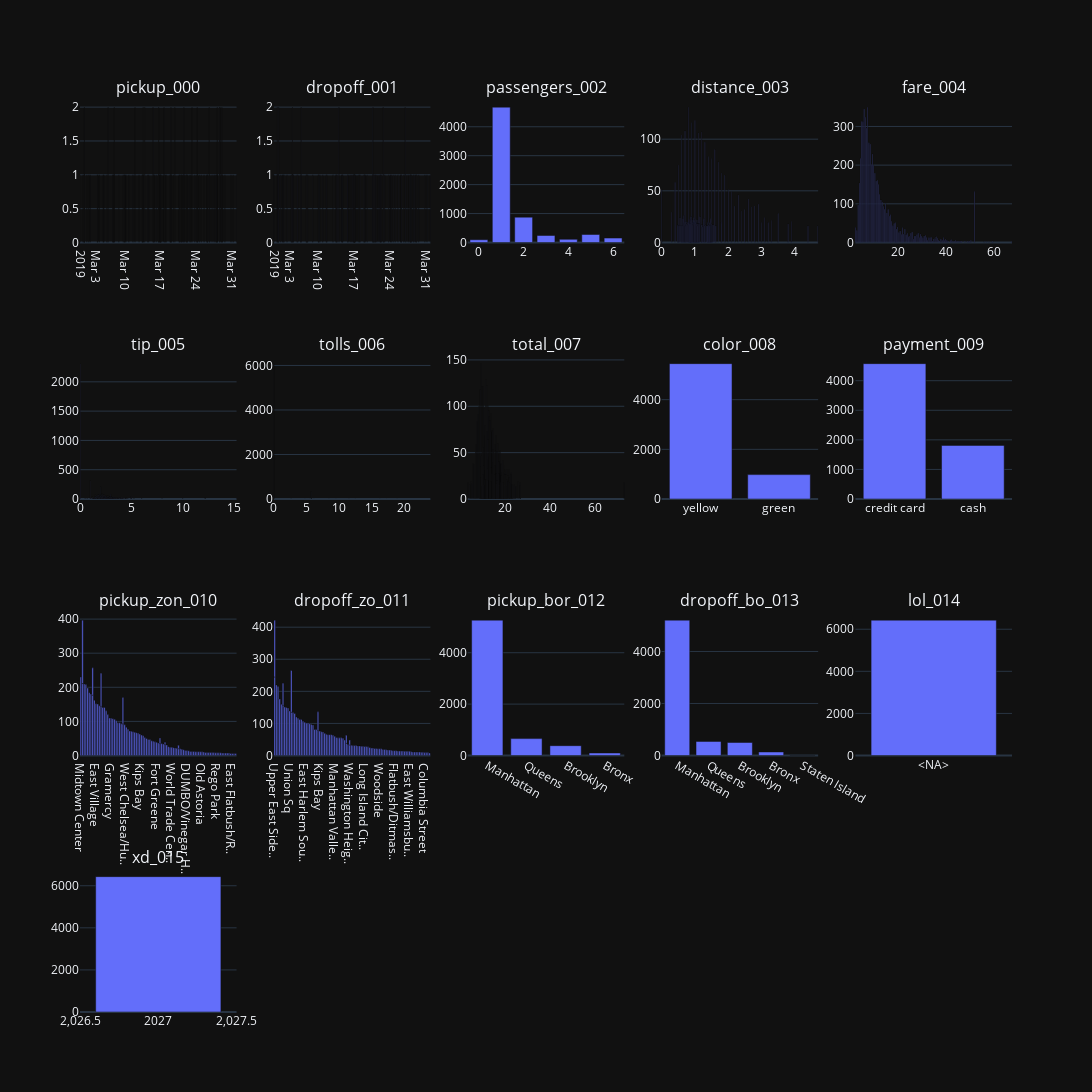

Notebook code for this chart:
### Markdown cell above
### <a id='toc1_3_2_'></a>[describe_df()](#toc0_)

### Code cell
df["lol"] = np.nan
df["xd"]=2027
df["lol"] = df["lol"].astype("float64")

display(df)

tbl.describe_df(
    df,
    # "taxis",
    use_columns=False,
    # renderer="svg",
    top_n_uniques=10,
    top_n_chars_in_columns=10,
    top_n_chars_in_index=15,
)

### Figure 1 — Plotly figure (JSON) as saved in the notebook; plotly's stock layout.template omitted (floating-point values rounded to 4 significant figures)
{"data": [{"hovertemplate": "x=%{x}<br>y=%{y}<extra></extra>", "legendgroup": "", "marker": {"color": "#636efa", "pattern": {"shape": ""}}, "name": "", "orientation": "v", "showlegend": false, "textposition": "auto", "type": "bar", "x": ["2019-03-13 10:57:06", "2019-03-21 08:59:27", "2019-03-01 23:48:39", "2019-03-28 08:21:02", "2019-03-07 19:54:40", "2019-03-24 00:12:23", "2019-03-16 10:37:52", "2019-03-13 17:27:27", "2019-03-22 23:15:20", "2019-03-26 08:02:40", "2019-03-18 20:39:17", "2019-03-27 21:37:43", "2019-03-11 20:28:00", "2019-03-28 18:47:12", "2019-03-15 08:39:34", "2019-03-28 10:05:08", "2019-03-19 14:40:14", "2019-03-06 14:40:57", "2019-03-17 12:10:05", "2019-03-22 12:47:13", "2019-03-16 10:02:25", "2019-03-08 16:18:37", "2019-03-23 11:48:50", "2019-03-10 01:23:59", "2019-03-26 21:07:31", "2019-03-11 10:37:23", "2019-03-30 13:27:42", "2019-03-27 17:53:01", "2019-03-18 21:27:14", "2019-03-20 19:39:42", "2019-03-21 03:37:34", "2019-03-19 07:55:25", "2019-03-27 12:13:34", "2019-03-16 17:53:34", "2019-03-15 12:36:05", "2019-03-23 20:50:49", "2019-03-27 06:28:36", "2019-03-25 22:04:25", "2019-03-25 08:01:01", "2019-03-25 23:05:54", "2019-03-28 17:20:54", "2019-03-04 12:15:39", "2019-03-07 15:15:46", "2019-03-07 16:49:01", "2019-03-03 02:45:36", "2019-03-16 20:30:36", "2019-03-20 12:25:31", "2019-03-06 08:09:03", "2019-03-10 15:14:20", "2019-03-01 02:55:55", "2019-03-17 19:24:50", "2019-03-20 22:29:32", "2019-03-21 10:48:02", "2019-03-01 17:39:58", "2019-03-22 17:28:51", "2019-03-21 18:41:58", "2019-03-18 16:03:14", "2019-03-25 22:50:56", "2019-03-02 10:47:45", "2019-03-24 18:42:56", "2019-03-30 23:59:14", "2019-03-27 19:39:16", "2019-03-14 07:19:29", "2019-03-07 11:19:21", "2019-03-20 11:40:59", "2019-03-13 06:17:45", "2019-03-24 09:53:28", "2019-03-09 19:54:40", "2019-03-04 21:35:00", "2019-03-17 01:28:28", "2019-03-21 21:30:05", "2019-03-20 18:49:24", "2019-03-24 01:13:51", "2019-03-14 12:11:52", "2019-03-05 17:57:00", "2019-03-17 13:55:43", "2019-03-01 23:21:01", "2019-03-09 19:24:01", "2019-03-01 22:49:54", "2019-03-13 10:55:10", "2019-03-21 23:33:55", "2019-03-28 21:59:44", "2019-03-26 10:14:55", "2019-03-02 19:08:25", "2019-03-15 13:42:03", "2019-03-04 13:39:06", "2019-03-22 02:22:01", "2019-03-31 15:43:37", "2019-03-27 19:27:17", "2019-03-13 07:34:09", "2019-03-12 15:44:53", "2019-03-29 08:48:46", "2019-03-16 16:36:34", "2019-03-16 17:38:47", "2019-03-09 13:42:08", "2019-03-05 15:41:23", "2019-03-18 19:57:00", "2019-03-17 22:47:36", "2019-03-15 23:46:05", "2019-03-16 18:57:19"], "xaxis": "x", "y": [2, 2, 2, 2, 2, 2, 2, 2, 2, 2, 2, 2, 2, 2, 2, 2, 2, 2, 2, 1, 1, 1, 1, 1, 1, 1, 1, 1, 1, 1, 1, 1, 1, 1, 1, 1, 1, 1, 1, 1, 1, 1, 1, 1, 1, 1, 1, 1, 1, 1, 1, 1, 1, 1, 1, 1, 1, 1, 1, 1, 1, 1, 1, 1, 1, 1, 1, 1, 1, 1, 1, 1, 1, 1, 1, 1, 1, 1, 1, 1, 1, 1, 1, 1, 1, 1, 1, 1, 1, 1, 1, 1, 1, 1, 1, 1, 1, 1, 1, 1], "yaxis": "y"}, {"hovertemplate": "x=%{x}<br>y=%{y}<extra></extra>", "legendgroup": "", "marker": {"color": "#636efa", "pattern": {"shape": ""}}, "name": "", "orientation": "v", "showlegend": false, "textposition": "auto", "type": "bar", "x": ["2019-03-04 18:08:13", "2019-03-01 19:18:55", "2019-03-06 10:54:59", "2019-03-02 00:58:26", "2019-03-26 17:39:56", "2019-03-13 19:39:35", "2019-03-22 11:06:48", "2019-03-20 10:38:15", "2019-03-26 21:17:29", "2019-03-16 10:22:29", "2019-03-08 16:26:57", "2019-03-23 12:06:14", "2019-03-22 12:58:17", "2019-03-10 01:49:51", "2019-03-11 10:47:31", "2019-03-30 13:37:14", "2019-03-18 21:34:16", "2019-03-27 18:00:25", "2019-03-20 19:45:36", "2019-03-15 12:54:28", "2019-03-19 08:09:17", "2019-03-27 12:25:48", "2019-03-16 18:13:57", "2019-03-25 08:13:27", "2019-03-23 21:02:07", "2019-03-27 06:38:10", "2019-03-25 22:11:30", "2019-03-21 03:44:13", "2019-03-25 23:11:13", "2019-03-28 17:55:57", "2019-03-24 10:01:22", "2019-03-04 12:26:53", "2019-03-20 12:06:41", "2019-03-07 16:57:07", "2019-03-03 03:02:14", "2019-03-16 20:46:22", "2019-03-20 12:45:02", "2019-03-06 08:27:11", "2019-03-10 15:20:17", "2019-03-01 02:57:59", "2019-03-17 19:29:58", "2019-03-20 22:32:24", "2019-03-21 10:57:45", "2019-03-01 18:04:46", "2019-03-22 17:33:51", "2019-03-21 19:15:25", "2019-03-18 16:10:36", "2019-03-25 22:59:51", "2019-03-07 15:50:14", "2019-03-24 19:09:00", "2019-03-30 23:59:17", "2019-03-27 20:00:26", "2019-03-14 07:45:51", "2019-03-07 11:39:09", "2019-03-04 21:53:42", "2019-03-13 06:21:54", "2019-03-02 10:56:08", "2019-03-17 22:55:32", "2019-03-16 17:56:04", "2019-03-29 08:56:07", "2019-03-20 19:12:40", "2019-03-24 01:24:00", "2019-03-14 12:40:54", "2019-03-05 18:45:25", "2019-03-17 14:01:39", "2019-03-01 23:46:28", "2019-03-09 19:33:32", "2019-03-01 22:53:32", "2019-03-13 11:23:25", "2019-03-21 23:36:39", "2019-03-28 22:04:04", "2019-03-26 10:26:58", "2019-03-02 19:31:42", "2019-03-15 13:49:00", "2019-03-04 13:58:52", "2019-03-22 02:30:21", "2019-03-31 15:53:39", "2019-03-27 19:48:47", "2019-03-13 07:38:18", "2019-03-12 16:02:05", "2019-03-02 23:17:34", "2019-03-21 21:39:03", "2019-03-17 02:04:54", "2019-03-05 15:46:30", "2019-03-16 16:54:50", "2019-03-18 20:06:22", "2019-03-28 11:49:30", "2019-03-15 23:59:52", "2019-03-16 19:00:16", "2019-03-14 12:08:32", "2019-03-16 21:21:58", "2019-03-09 20:07:27", "2019-03-03 16:48:36", "2019-03-04 20:24:14", "2019-03-28 23:16:56", "2019-03-16 05:08:20", "2019-03-27 22:41:40", "2019-03-07 11:05:01", "2019-03-11 08:47:21", "2019-03-28 07:41:14"], "xaxis": "x2", "y": [2, 2, 2, 2, 2, 2, 2, 2, 1, 1, 1, 1, 1, 1, 1, 1, 1, 1, 1, 1, 1, 1, 1, 1, 1, 1, 1, 1, 1, 1, 1, 1, 1, 1, 1, 1, 1, 1, 1, 1, 1, 1, 1, 1, 1, 1, 1, 1, 1, 1, 1, 1, 1, 1, 1, 1, 1, 1, 1, 1, 1, 1, 1, 1, 1, 1, 1, 1, 1, 1, 1, 1, 1, 1, 1, 1, 1, 1, 1, 1, 1, 1, 1, 1, 1, 1, 1, 1, 1, 1, 1, 1, 1, 1, 1, 1, 1, 1, 1, 1], "yaxis": "y2"}, {"hovertemplate": "x=%{x}<br>y=%{y}<extra></extra>", "legendgroup": "", "marker": {"color": "#636efa", "pattern": {"shape": ""}}, "name": "", "orientation": "v", "showlegend": false, "textposition": "auto", "type": "bar", "x": [1, 2, 5, 3, 6, 4, 0], "xaxis": "x3", "y": [4678, 876, 277, 243, 153, 110, 96], "yaxis": "y3"}, {"hovertemplate": "x=%{x}<br>y=%{y}<extra></extra>", "legendgroup": "", "marker": {"color": "#636efa", "pattern": {"shape": ""}}, "name": "", "orientation": "v", "showlegend": false, "textposition": "auto", "type": "bar", "x": [0.8, 1.0, 0.9, 0.7, 1.2, 1.1, 0.6, 1.3, 1.6, 1.4, 1.5, 1.7, 0.5, 1.8, 1.9, 0.4, 2.0, 0.0, 2.1, 2.3, 2.6, 2.9, 2.2, 2.8, 2.7, 2.5, 2.4, 0.3, 3.5, 0.66, 0.88, 1.15, 0.55, 3.1, 0.95, 0.87, 1.46, 0.64, 1.27, 0.81, 0.91, 1.02, 0.97, 1.06, 0.89, 0.84, 1.26, 3.3, 0.86, 1.47, 0.73, 0.99, 3.9, 0.68, 1.38, 1.01, 1.43, 1.03, 0.77, 0.82, 3.2, 1.14, 0.94, 1.79, 0.98, 3.0, 1.04, 1.49, 1.13, 1.11, 0.74, 3.8, 0.85, 1.05, 1.09, 1.08, 0.93, 1.52, 0.48, 1.21, 0.78, 1.32, 1.55, 1.19, 1.42, 1.37, 1.45, 0.71, 1.07, 1.28, 1.34, 0.58, 4.7, 1.39, 1.63, 0.49, 0.53, 0.62, 4.4, 1.22], "xaxis": "x4", "y": [131, 118, 116, 108, 107, 106, 104, 97, 90, 83, 81, 78, 75, 67, 65, 58, 51, 51, 49, 46, 42, 37, 35, 35, 34, 32, 30, 29, 28, 26, 25, 25, 24, 24, 24, 23, 23, 23, 23, 22, 22, 22, 22, 22, 22, 22, 21, 21, 21, 20, 20, 20, 20, 19, 19, 19, 19, 19, 19, 19, 19, 19, 19, 19, 19, 19, 18, 18, 18, 18, 18, 18, 18, 18, 18, 18, 17, 17, 17, 17, 17, 17, 17, 17, 17, 16, 16, 16, 16, 16, 16, 16, 16, 16, 16, 16, 16, 16, 16, 15], "yaxis": "y4"}, {"hovertemplate": "x=%{x}<br>y=%{y}<extra></extra>", "legendgroup": "", "marker": {"color": "#636efa", "pattern": {"shape": ""}}, "name": "", "orientation": "v", "showlegend": false, "textposition": "auto", "type": "bar", "x": [7.5, 6.0, 6.5, 5.0, 5.5, 7.0, 8.0, 8.5, 9.5, 4.5, 9.0, 10.0, 10.5, 11.5, 11.0, 4.0, 12.0, 52.0, 12.5, 13.0, 13.5, 15.0, 3.5, 14.0, 14.5, 16.0, 15.5, 17.0, 16.5, 17.5, 19.0, 18.5, 18.0, 20.0, 2.5, 22.0, 19.5, 23.0, 3.0, 21.0, 26.0, 20.5, 25.5, 28.5, 24.0, 29.5, 22.5, 21.5, 28.0, 23.5, 31.5, 27.0, 27.5, 25.0, 31.0, 30.0, 24.5, 36.0, 32.0, 33.5, 34.0, 33.0, 39.0, 30.5, 29.0, 36.5, 35.5, 40.0, 26.5, 38.0, 35.0, 42.5, 40.5, 38.5, 37.0, 44.0, 32.5, 39.5, 50.5, 42.0, 34.5, 43.5, 45.0, 46.0, 41.0, 50.0, 43.0, 46.5, 59.5, 45.5, 37.5, 49.0, 48.0, 19.26, 57.0, 49.5, 56.0, 67.5, 58.0, 44.5], "xaxis": "x5", "y": [350, 345, 323, 313, 312, 296, 258, 254, 229, 217, 201, 199, 179, 160, 159, 154, 150, 131, 124, 110, 104, 101, 97, 94, 86, 85, 76, 72, 68, 54, 51, 49, 43, 40, 39, 38, 35, 34, 31, 30, 27, 26, 24, 24, 23, 22, 22, 21, 20, 20, 18, 17, 17, 17, 17, 16, 15, 15, 13, 13, 13, 12, 12, 12, 12, 11, 10, 9, 9, 9, 9, 7, 6, 6, 6, 6, 6, 5, 5, 5, 4, 4, 4, 4, 4, 3, 3, 3, 3, 3, 3, 3, 3, 2, 2, 2, 2, 2, 2, 2], "yaxis": "y5"}, {"hovertemplate": "x=%{x}<br>y=%{y}<extra></extra>", "legendgroup": "", "marker": {"color": "#636efa", "pattern": {"shape": ""}}, "name": "", "orientation": "v", "showlegend": false, "textposition": "auto", "type": "bar", "x": [0.0, 1.0, 2.0, 2.16, 1.86, 3.0, 2.26, 2.36, 1.96, 1.5, 1.76, 2.06, 1.66, 1.95, 2.46, 2.76, 2.66, 2.15, 1.56, 2.45, 2.96, 5.0, 3.16, 2.86, 1.2, 1.75, 3.06, 2.56, 2.25, 2.05, 1.85, 1.46, 2.95, 3.05, 3.36, 4.0, 3.26, 2.55, 2.2, 1.7, 3.45, 1.55, 2.35, 2.85, 2.5, 1.65, 3.76, 2.65, 2.75, 3.66, 2.32, 3.46, 2.7, 3.2, 3.56, 2.08, 4.46, 3.15, 12.21, 3.7, 3.95, 3.25, 3.86, 1.32, 3.96, 3.65, 4.16, 1.26, 4.05, 4.45, 1.25, 0.7, 6.0, 1.77, 4.96, 4.26, 1.4, 1.06, 3.75, 3.55, 4.06, 2.34, 0.5, 10.0, 4.08, 3.35, 1.36, 5.26, 4.15, 4.66, 4.36, 4.56, 2.94, 3.08, 1.47, 2.82, 2.58, 15.26, 1.45, 8.0], "xaxis": "x6", "y": [2311, 312, 211, 89, 79, 77, 74, 74, 73, 71, 69, 64, 58, 57, 53, 52, 52, 51, 49, 46, 43, 42, 41, 40, 40, 38, 38, 36, 36, 36, 35, 35, 35, 34, 32, 32, 29, 29, 29, 29, 28, 28, 27, 27, 25, 25, 25, 24, 23, 23, 22, 21, 21, 20, 19, 18, 18, 18, 18, 17, 16, 15, 15, 15, 14, 14, 13, 13, 13, 13, 13, 12, 12, 12, 12, 12, 12, 12, 11, 11, 11, 11, 11, 11, 11, 10, 10, 10, 10, 10, 9, 9, 9, 9, 9, 9, 9, 8, 8, 8], "yaxis": "y6"}, {"hovertemplate": "x=%{x}<br>y=%{y}<extra></extra>", "legendgroup": "", "marker": {"color": "#636efa", "pattern": {"shape": ""}}, "name": "", "orientation": "v", "showlegend": false, "textposition": "auto", "type": "bar", "x": [0.0, 5.76, 2.64, 11.52, 12.5, 5.54, 6.12, 8.4, 17.28, 16.26, 9.5, 5.75, 24.02, 8.5, 18.9, 4.75], "xaxis": "x7", "y": [6083, 324, 7, 4, 2, 2, 2, 1, 1, 1, 1, 1, 1, 1, 1, 1], "yaxis": "y7"}, {"hovertemplate": "x=%{x}<br>y=%{y}<extra></extra>", "legendgroup": "", "marker": {"color": "#636efa", "pattern": {"shape": ""}}, "name": "", "orientation": "v", "showlegend": false, "textposition": "auto", "type": "bar", "x": [9.3, 11.3, 11.8, 9.8, 10.3, 8.8, 12.3, 8.3, 10.8, 12.8, 13.8, 7.8, 12.96, 13.3, 7.3, 11.16, 14.8, 14.16, 14.3, 11.76, 13.56, 10.56, 15.8, 12.36, 16.8, 6.8, 15.3, 9.96, 14.76, 17.8, 15.96, 17.3, 16.3, 16.56, 9.36, 12.95, 11.75, 17.76, 18.96, 17.16, 14.75, 5.8, 18.3, 6.3, 18.36, 10.55, 15.36, 19.3, 8.76, 13.55, 12.35, 11.15, 21.8, 20.8, 20.16, 22.8, 18.8, 19.56, 14.15, 15.95, 17.15, 22.56, 20.3, 15.35, 19.8, 9.95, 21.3, 18.35, 21.96, 9.35, 11.0, 20.76, 11.62, 16.55, 12.25, 13.0, 13.5, 21.36, 4.8, 25.8, 22.3, 18.95, 3.3, 26.76, 73.27, 17.75, 5.3, 16.0, 4.3, 23.3, 23.8, 26.8, 19.55, 23.16, 17.25, 10.38, 24.8, 9.75, 20.75, 24.3], "xaxis": "x8", "y": [146, 129, 122, 121, 121, 118, 101, 100, 98, 95, 92, 91, 89, 85, 84, 79, 76, 74, 73, 73, 73, 69, 68, 64, 60, 59, 59, 56, 53, 52, 52, 51, 51, 50, 47, 46, 43, 42, 41, 40, 39, 38, 38, 37, 37, 36, 36, 36, 35, 34, 33, 32, 32, 32, 32, 29, 29, 29, 28, 27, 27, 26, 26, 26, 26, 26, 25, 25, 23, 23, 21, 21, 21, 20, 20, 20, 19, 19, 19, 19, 18, 18, 18, 18, 18, 18, 17, 17, 16, 16, 16, 15, 15, 15, 15, 15, 14, 14, 14, 14], "yaxis": "y8"}, {"hovertemplate": "x=%{x}<br>y=%{y}<extra></extra>", "legendgroup": "", "marker": {"color": "#636efa", "pattern": {"shape": ""}}, "name": "", "orientation": "v", "showlegend": false, "textposition": "auto", "type": "bar", "x": ["yellow", "green"], "xaxis": "x9", "y": [5451, 982], "yaxis": "y9"}, {"hovertemplate": "x=%{x}<br>y=%{y}<extra></extra>", "legendgroup": "", "marker": {"color": "#636efa", "pattern": {"shape": ""}}, "name": "", "orientation": "v", "showlegend": false, "textposition": "auto", "type": "bar", "x": ["credit card", "cash"], "xaxis": "x10", "y": [4577, 1812], "yaxis": "y10"}, {"hovertemplate": "x=%{x}<br>y=%{y}<extra></extra>", "legendgroup": "", "marker": {"color": "#636efa", "pattern": {"shape": ""}}, "name": "", "orientation": "v", "showlegend": false, "textposition": "auto", "type": "bar", "x": ["Midtown Center", "Upper East Side..", "Penn Station/Ma..", "Clinton East", "Midtown East", "Upper East Side..", "Times Sq/Theatr..", "Union Sq", "Lincoln Square ..", "Murray Hill", "East Village", "JFK Airport", "LaGuardia Airpo..", "Upper West Side..", "Midtown South", "Midtown North", "East Chelsea", "Lenox Hill West", "West Village", "Gramercy", "Garment Distric..", "Sutton Place/Tu..", "Yorkville West", "Upper West Side..", "Flatiron", "Lenox Hill East", "East Harlem Sou..", "Greenwich Villa..", "TriBeCa/Civic C..", "West Chelsea/Hu..", "Lincoln Square ..", "Lower East Side", "Greenwich Villa..", "East Harlem Nor..", "Yorkville East", "Central Park", "Central Harlem", "UN/Turtle Bay S..", "Astoria", "Morningside Hei..", "Kips Bay", "Meatpacking/Wes..", "Little Italy/No..", "Manhattan Valle..", "Hudson Sq", "SoHo", "Battery Park Ci..", "Central Harlem ..", "Clinton West", "Fort Greene", "Downtown Brookl..", "Financial Distr..", "Elmhurst", "Brooklyn Height..", "Washington Heig..", "Jackson Heights", "Woodside", "Forest Hills", "World Trade Cen..", "Hamilton Height..", "Park Slope", "Boerum Hill", "Long Island Cit..", "Bloomingdale", "Steinway", "Sunnyside", "Financial Distr..", "Williamsburg (N..", "DUMBO/Vinegar H..", "Chinatown", "Two Bridges/Sew..", "Crown Heights N..", "Jamaica", "Cobble Hill", "Queensbridge/Ra..", "Williamsburg (S..", "Seaport", "Old Astoria", "East New York", "Long Island Cit..", "Alphabet City", "Bushwick South", "Greenpoint", "Manhattanville", "East Concourse/..", "Stuyvesant Heig..", "Mott Haven/Port..", "Rego Park", "Parkchester", "Sheepshead Bay", "Washington Heig..", "Stuy Town/Peter..", "East Flatbush/F..", "Clinton Hill", "Flushing", "Carroll Gardens", "Starrett City", "East Flatbush/R..", "South Jamaica", "Coney Island"], "xaxis": "x11", "y": [230, 211, 210, 208, 198, 186, 184, 180, 177, 162, 152, 151, 146, 144, 141, 141, 131, 120, 110, 109, 108, 106, 102, 97, 96, 96, 93, 93, 90, 83, 80, 77, 77, 72, 71, 70, 68, 67, 65, 63, 60, 58, 53, 50, 47, 47, 43, 42, 40, 39, 37, 35, 35, 34, 32, 31, 26, 24, 24, 23, 22, 21, 20, 20, 18, 17, 16, 15, 15, 14, 12, 12, 12, 11, 11, 11, 11, 11, 10, 10, 9, 9, 9, 9, 9, 9, 8, 8, 8, 8, 7, 7, 7, 7, 7, 7, 6, 6, 6, 6], "yaxis": "y11"}, {"hovertemplate": "x=%{x}<br>y=%{y}<extra></extra>", "legendgroup": "", "marker": {"color": "#636efa", "pattern": {"shape": ""}}, "name": "", "orientation": "v", "showlegend": false, "textposition": "auto", "type": "bar", "x": ["Upper East Side..", "Murray Hill", "Midtown Center", "Upper East Side..", "Midtown East", "Times Sq/Theatr..", "Lincoln Square ..", "Clinton East", "East Village", "Penn Station/Ma..", "Union Sq", "Upper West Side..", "Lenox Hill West", "Midtown North", "Upper West Side..", "East Chelsea", "Midtown South", "Lenox Hill East", "Gramercy", "Yorkville West", "East Harlem Sou..", "West Village", "West Chelsea/Hu..", "Sutton Place/Tu..", "Garment Distric..", "UN/Turtle Bay S..", "Central Park", "TriBeCa/Civic C..", "Greenwich Villa..", "Kips Bay", "Flatiron", "Lower East Side", "Central Harlem ..", "Lincoln Square ..", "Clinton West", "LaGuardia Airpo..", "Yorkville East", "East Harlem Nor..", "Central Harlem", "Manhattan Valle..", "Greenwich Villa..", "JFK Airport", "Morningside Hei..", "Meatpacking/Wes..", "Astoria", "Little Italy/No..", "Battery Park Ci..", "Financial Distr..", "Jackson Heights", "Washington Heig..", "Park Slope", "SoHo", "Alphabet City", "Hudson Sq", "Fort Greene", "Crown Heights N..", "Two Bridges/Sew..", "Brooklyn Height..", "Long Island Cit..", "Sunnyside", "Boerum Hill", "Hamilton Height..", "Financial Distr..", "World Trade Cen..", "Stuy Town/Peter..", "Clinton Hill", "Elmhurst", "Forest Hills", "Woodside", "Steinway", "Old Astoria", "Downtown Brookl..", "Seaport", "Queensbridge/Ra..", "Bloomingdale", "Williamsburg (N..", "Manhattanville", "Flatbush/Ditmas..", "Washington Heig..", "Bedford", "Williamsburg (S..", "DUMBO/Vinegar H..", "Greenpoint", "East Concourse/..", "Stuyvesant Heig..", "Carroll Gardens", "Cobble Hill", "East Williamsbu..", "Bushwick South", "South Ozone Par..", "East New York", "Crown Heights S..", "Chinatown", "Bushwick North", "Melrose South", "West Concourse", "Columbia Street", "Hillcrest/Pomon..", "Prospect-Leffer..", "Middle Village"], "xaxis": "x12", "y": [245, 220, 215, 177, 176, 160, 156, 151, 150, 148, 139, 135, 134, 131, 130, 120, 116, 112, 112, 107, 104, 101, 101, 99, 97, 95, 81, 81, 78, 76, 74, 73, 69, 69, 66, 65, 65, 65, 63, 60, 58, 56, 55, 55, 55, 54, 48, 38, 34, 33, 32, 31, 31, 31, 30, 30, 29, 29, 28, 28, 27, 25, 25, 23, 23, 22, 22, 21, 21, 21, 19, 19, 18, 17, 17, 16, 15, 15, 15, 15, 14, 14, 14, 14, 13, 13, 13, 13, 12, 11, 11, 11, 11, 11, 10, 10, 9, 9, 9, 8], "yaxis": "y12"}, {"hovertemplate": "x=%{x}<br>y=%{y}<extra></extra>", "legendgroup": "", "marker": {"color": "#636efa", "pattern": {"shape": ""}}, "name": "", "orientation": "v", "showlegend": false, "textposition": "auto", "type": "bar", "x": ["Manhattan", "Queens", "Brooklyn", "Bronx"], "xaxis": "x13", "y": [5268, 657, 383, 99], "yaxis": "y13"}, {"hovertemplate": "x=%{x}<br>y=%{y}<extra></extra>", "legendgroup": "", "marker": {"color": "#636efa", "pattern": {"shape": ""}}, "name": "", "orientation": "v", "showlegend": false, "textposition": "auto", "type": "bar", "x": ["Manhattan", "Queens", "Brooklyn", "Bronx", "Staten Island"], "xaxis": "x14", "y": [5206, 542, 501, 137, 2], "yaxis": "y14"}, {"hovertemplate": "x=%{x}<br>y=%{y}<extra></extra>", "legendgroup": "", "marker": {"color": "#636efa", "pattern": {"shape": ""}}, "name": "", "orientation": "v", "showlegend": false, "textposition": "auto", "type": "bar", "x": ["<NA>"], "xaxis": "x15", "y": [6433], "yaxis": "y15"}, {"hovertemplate": "x=%{x}<br>y=%{y}<extra></extra>", "legendgroup": "", "marker": {"color": "#636efa", "pattern": {"shape": ""}}, "name": "", "orientation": "v", "showlegend": false, "textposition": "auto", "type": "bar", "x": [2027], "xaxis": "x16", "y": [6433], "yaxis": "y16"}], "layout": {"annotations": [{"font": {"size": 16}, "showarrow": false, "text": "pickup_000", "x": 0.084, "xanchor": "center", "xref": "paper", "y": 1, "yanchor": "bottom", "yref": "paper"}, {"font": {"size": 16}, "showarrow": false, "text": "dropoff_001", "x": 0.292, "xanchor": "center", "xref": "paper", "y": 1, "yanchor": "bottom", "yref": "paper"}, {"font": {"size": 16}, "showarrow": false, "text": "passengers_002", "x": 0.5, "xanchor": "center", "xref": "paper", "y": 1, "yanchor": "bottom", "yref": "paper"}, {"font": {"size": 16}, "showarrow": false, "text": "distance_003", "x": 0.708, "xanchor": "center", "xref": "paper", "y": 1, "yanchor": "bottom", "yref": "paper"}, {"font": {"size": 16}, "showarrow": false, "text": "fare_004", "x": 0.916, "xanchor": "center", "xref": "paper", "y": 1, "yanchor": "bottom", "yref": "paper"}, {"font": {"size": 16}, "showarrow": false, "text": "tip_005", "x": 0.084, "xanchor": "center", "xref": "paper", "y": 0.7188, "yanchor": "bottom", "yref": "paper"}, {"font": {"size": 16}, "showarrow": false, "text": "tolls_006", "x": 0.292, "xanchor": "center", "xref": "paper", "y": 0.7188, "yanchor": "bottom", "yref": "paper"}, {"font": {"size": 16}, "showarrow": false, "text": "total_007", "x": 0.5, "xanchor": "center", "xref": "paper", "y": 0.7188, "yanchor": "bottom", "yref": "paper"}, {"font": {"size": 16}, "showarrow": false, "text": "color_008", "x": 0.708, "xanchor": "center", "xref": "paper", "y": 0.7188, "yanchor": "bottom", "yref": "paper"}, {"font": {"size": 16}, "showarrow": false, "text": "payment_009", "x": 0.916, "xanchor": "center", "xref": "paper", "y": 0.7188, "yanchor": "bottom", "yref": "paper"}, {"font": {"size": 16}, "showarrow": false, "text": "pickup_zon_010", "x": 0.084, "xanchor": "center", "xref": "paper", "y": 0.4375, "yanchor": "bottom", "yref": "paper"}, {"font": {"size": 16}, "showarrow": false, "text": "dropoff_zo_011", "x": 0.292, "xanchor": "center", "xref": "paper", "y": 0.4375, "yanchor": "bottom", "yref": "paper"}, {"font": {"size": 16}, "showarrow": false, "text": "pickup_bor_012", "x": 0.5, "xanchor": "center", "xref": "paper", "y": 0.4375, "yanchor": "bottom", "yref": "paper"}, {"font": {"size": 16}, "showarrow": false, "text": "dropoff_bo_013", "x": 0.708, "xanchor": "center", "xref": "paper", "y": 0.4375, "yanchor": "bottom", "yref": "paper"}, {"font": {"size": 16}, "showarrow": false, "text": "lol_014", "x": 0.916, "xanchor": "center", "xref": "paper", "y": 0.4375, "yanchor": "bottom", "yref": "paper"}, {"font": {"size": 16}, "showarrow": false, "text": "xd_015", "x": 0.084, "xanchor": "center", "xref": "paper", "y": 0.1562, "yanchor": "bottom", "yref": "paper"}], "height": 1200, "width": 1500, "xaxis": {"anchor": "y", "domain": [0, 0.168]}, "xaxis10": {"anchor": "y10", "domain": [0.832, 1]}, "xaxis11": {"anchor": "y11", "domain": [0, 0.168]}, "xaxis12": {"anchor": "y12", "domain": [0.208, 0.376]}, "xaxis13": {"anchor": "y13", "domain": [0.416, 0.584]}, "xaxis14": {"anchor": "y14", "domain": [0.624, 0.792]}, "xaxis15": {"anchor": "y15", "domain": [0.832, 1]}, "xaxis16": {"anchor": "y16", "domain": [0, 0.168]}, "xaxis17": {"anchor": "y17", "domain": [0.208, 0.376]}, "xaxis18": {"anchor": "y18", "domain": [0.416, 0.584]}, "xaxis19": {"anchor": "y19", "domain": [0.624, 0.792]}, "xaxis2": {"anchor": "y2", "domain": [0.208, 0.376]}, "xaxis20": {"anchor": "y20", "domain": [0.832, 1]}, "xaxis3": {"anchor": "y3", "domain": [0.416, 0.584]}, "xaxis4": {"anchor": "y4", "domain": [0.624, 0.792]}, "xaxis5": {"anchor": "y5", "domain": [0.832, 1]}, "xaxis6": {"anchor": "y6", "domain": [0, 0.168]}, "xaxis7": {"anchor": "y7", "domain": [0.208, 0.376]}, "xaxis8": {"anchor": "y8", "domain": [0.416, 0.584]}, "xaxis9": {"anchor": "y9", "domain": [0.624, 0.792]}, "yaxis": {"anchor": "x", "domain": [0.8438, 1]}, "yaxis10": {"anchor": "x10", "domain": [0.5625, 0.7188]}, "yaxis11": {"anchor": "x11", "domain": [0.2812, 0.4375]}, "yaxis12": {"anchor": "x12", "domain": [0.2812, 0.4375]}, "yaxis13": {"anchor": "x13", "domain": [0.2812, 0.4375]}, "yaxis14": {"anchor": "x14", "domain": [0.2812, 0.4375]}, "yaxis15": {"anchor": "x15", "domain": [0.2812, 0.4375]}, "yaxis16": {"anchor": "x16", "domain": [0, 0.1562]}, "yaxis17": {"anchor": "x17", "domain": [0, 0.1562]}, "yaxis18": {"anchor": "x18", "domain": [0, 0.1562]}, "yaxis19": {"anchor": "x19", "domain": [0, 0.1562]}, "yaxis2": {"anchor": "x2", "domain": [0.8438, 1]}, "yaxis20": {"anchor": "x20", "domain": [0, 0.1562]}, "yaxis3": {"anchor": "x3", "domain": [0.8438, 1]}, "yaxis4": {"anchor": "x4", "domain": [0.8438, 1]}, "yaxis5": {"anchor": "x5", "domain": [0.8438, 1]}, "yaxis6": {"anchor": "x6", "domain": [0.5625, 0.7188]}, "yaxis7": {"anchor": "x7", "domain": [0.5625, 0.7188]}, "yaxis8": {"anchor": "x8", "domain": [0.5625, 0.7188]}, "yaxis9": {"anchor": "x9", "domain": [0.5625, 0.7188]}}}
